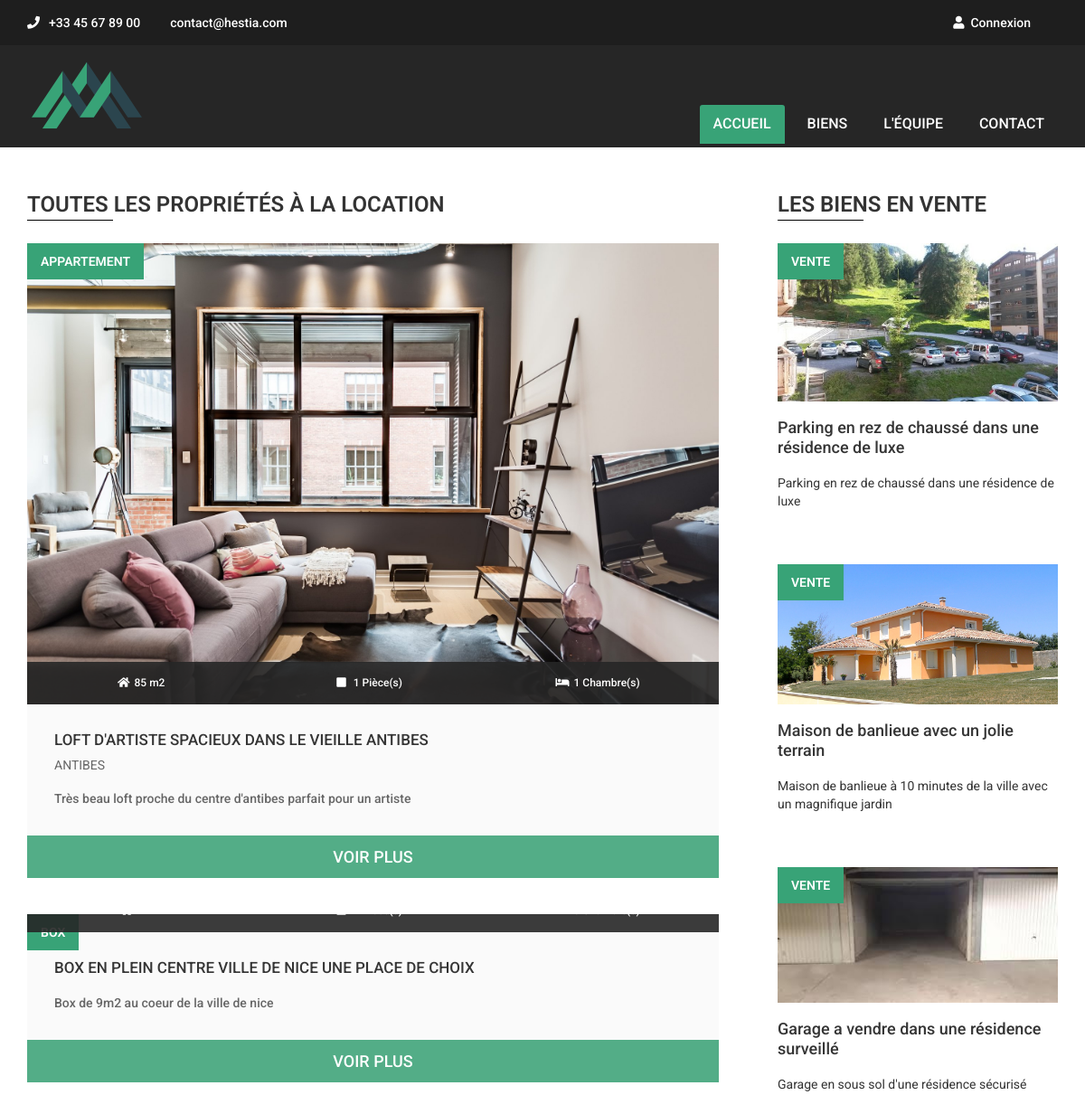
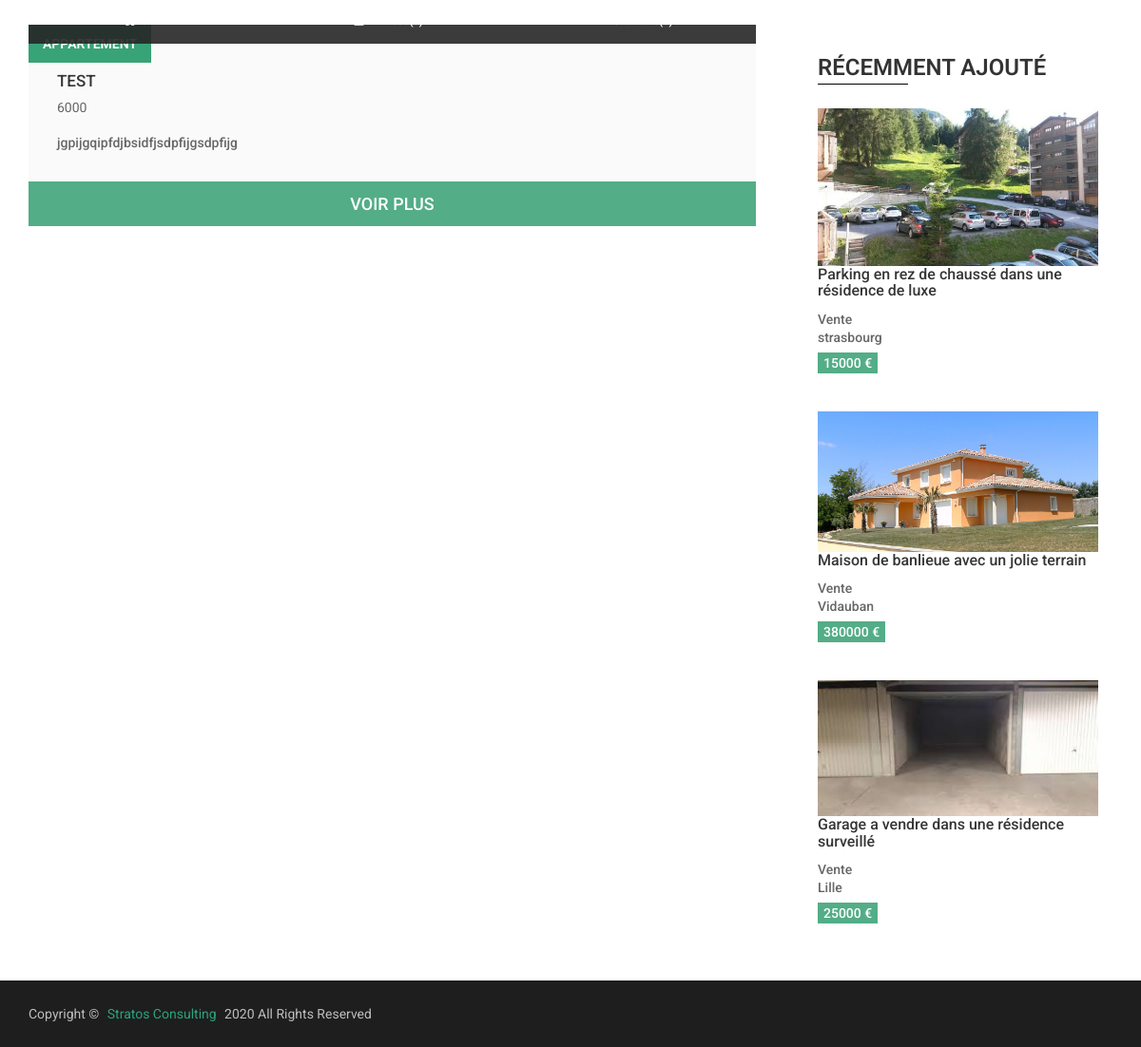
/index.php?route=allPropertiesForRent, run on the app's committed database (2 pictures, top to bottom).
### tables this page shows
CREATE TABLE IF NOT EXISTS `estate` (
  `id` int(11) NOT NULL AUTO_INCREMENT,
  `type_id` int(11) NOT NULL,
  `category_id` int(11) NOT NULL,
  `title` varchar(100) NOT NULL,
  `floor` int(11) NOT NULL,
  `area` int(11) NOT NULL,
  `rooms` int(11) NOT NULL,
  `bedrooms` int(11) NOT NULL,
  `bathrooms` int(11) NOT NULL,
  `convertible_attic` tinyint(4) DEFAULT NULL,
  `outside` varchar(50) NOT NULL,
  `outside_area` int(11) DEFAULT NULL,
  `parking` tinyint(4) NOT NULL,
  `parking_type` varchar(45) DEFAULT NULL,
  `energy_id` int(11) NOT NULL,
  `level_energy_diagnostic` varchar(20) DEFAULT NULL,
  `level_climat_diagnostic` varchar(20) DEFAULT NULL,
  `city` varchar(255) NOT NULL,
  `building_year` int(4) NOT NULL,
  `excerpt` varchar(200) NOT NULL,
  `description` text NOT NULL,
  `picture_url` varchar(255) DEFAULT NULL,
  `charge_price` float DEFAULT NULL,
  `charge_frequency_id` int(11) DEFAULT NULL,
  `price` float NOT NULL,
  `fees` int(11) NOT NULL,
  `available` date DEFAULT NULL,
  `created_at` datetime NOT NULL DEFAULT current_timestamp(),
  `agent_id` int(11) NOT NULL,
  `status` tinyint(4) NOT NULL,
  PRIMARY KEY (`id`),
  KEY `fk_estate_type_idx` (`type_id`),
  KEY `fk_estate_category1_idx` (`category_id`),
  KEY `fk_estate_agent1_idx` (`agent_id`),
  KEY `fk_estate_charge_frequency1_idx` (`charge_frequency_id`),
  KEY `energy_id` (`energy_id`)
);

CREATE TABLE IF NOT EXISTS `type` (
  `id` int(11) NOT NULL AUTO_INCREMENT,
  `type` varchar(45) NOT NULL,
  PRIMARY KEY (`id`),
  UNIQUE KEY `type_UNIQUE` (`type`)
);

CREATE TABLE IF NOT EXISTS `category` (
  `id` int(11) NOT NULL AUTO_INCREMENT,
  `name` varchar(45) NOT NULL,
  PRIMARY KEY (`id`),
  UNIQUE KEY `name_UNIQUE` (`name`)
);

### src/controller/FrontController.php (called while the page is built, shortened)
<?php
class FrontController extends Controller
{
    public function allPropertiesForRent()
    {
        $allPropertiesForRents = $this->estateDAO->allPropertiesRents();
        $latestEstates = $this->estateDAO->latestEstates();
        $estatesForSales = $this->estateDAO->forSaleEstates();
        return $this->view->render('properties_to_rent', [
            'allPropertiesForRents' => $allPropertiesForRents,
            'latestEstates' => $latestEstates,
            'estatesForSales' => $estatesForSales
        ]);
    }
}

### public/index.php (called while the page is built, shortened)
<?php
$router = new \Hestia\config\Router();
$router->run();

### src/controller/Controller.php (called while the page is built, shortened)
<?php
abstract class Controller
{
    public function __construct(){
        $this->estateDAO = new EstateDAO();
    }
}

### src/DAO/EstateDAO.php (called while the page is built, shortened)
<?php
class EstateDAO extends DAO
{
    public function forSaleEstates(){
        $sql = "SELECT e.id as id, e.title as title, e.excerpt as excerpt, e.status as status, e.price as price, e.rooms as rooms, e.bedrooms as bedrooms, e.area as area, e.city as city, c.name as category, t.type as type, a.firstname as firstname, a.lastname as lastname, e.picture_url as picture_url
                FROM estate e
                INNER JOIN category c
                ON e.category_id = c.id
                INNER JOIN type t
                ON e.type_id = t.id
                INNER JOIN agent a
                ON e.agent_id = a.id
                WHERE e.status = '1'
                AND c.id = '21'
                ORDER BY e.id DESC
                LIMIT 3
                ";
        $result = $this->createQuery($sql)->fetchAll();
        return $result;
    }
    public function allPropertiesRents(){
        $sql = "SELECT e.id as id, e.title as title, e.excerpt as excerpt, e.status as status, e.price as price, e.rooms as rooms, e.bedrooms as bedrooms, e.area as area, e.city as city, c.name as category, t.type as type, a.firstname as firstname, a.lastname as lastname, e.picture_url as picture_url
                FROM estate e
                INNER JOIN category c
                ON e.category_id = c.id
                INNER JOIN type t
                ON e.type_id = t.id
                INNER JOIN agent a
                ON e.agent_id = a.id
                WHERE e.status = '1'
                AND c.id = '24'
                ORDER BY e.id DESC
                ";
        $result = $this->createQuery($sql)->fetchAll();
        return $result;
    }
    public function latestEstates(){
        $sql = "SELECT e.id as id, e.title as title, e.excerpt as excerpt, e.status as status, e.price as price, e.rooms as rooms, e.bedrooms as bedrooms, e.area as area, e.city as city, c.name as category, t.type as type, e.picture_url as picture_url
                FROM estate e
                INNER JOIN category c
                ON e.category_id = c.id
                INNER JOIN type t
                ON e.type_id = t.id
                WHERE e.status = '1'
                ORDER BY e.id DESC
                LIMIT 3
                ";
        $result = $this->createQuery($sql)->fetchAll();
        return $result;
    }
}

### src/DAO/DAO.php (called while the page is built, shortened)
<?php
abstract class DAO
{
    private $connection;
    private function checkConnection(){
        if($this->connection === null){
            return $this->getConnection();
        }
        return $this->connection;
    }
    private function getConnection()
    {
        try{
            $this->connection = new PDO(DB_HOST, DB_USER, DB_PASS);
            $this->connection->setAttribute(PDO::ATTR_ERRMODE, PDO::ERRMODE_EXCEPTION);
            return $this->connection;
        }
        catch(Exception $errorConnection)
        {
            die ('Erreur de connection :'.$errorConnection->getMessage());
        }
    }
    protected function createQuery($sql, $parameters = null)
    {
        $result = $this->checkConnection()->query($sql);
        return $result;
    }
}

### templates/properties_to_rent.php (the view, shortened to what this page needs)
<div class="section property-page-content-area property-2-column-area area-pading">
    <div class="container">
        <div class="row">
            <div class="col-md-8 col-sm-12  padding-right-zero">
                <div class="property-page-title">
                    <h2>Toutes les propriétés à la location</h2>
                </div>
                    <?php
                        foreach ($allPropertiesForRents as $allPropertiesForRent)
                        {
                    ?>
                        <div class="column-single-property">
                            <div class="column-property-img-wrap">
                                <div class="column-property-img">
                                    <a href="index.php?route=estate&estateId=<?= ($allPropertiesForRent['id']);?>"><img src="../public/img/upload/<?= ($allPropertiesForRent['picture_url']);?>" alt="<?= ($allPropertiesForRent['picture_url']);?>"></a>
                                </div>
                                <div class="column-property-tag">
                                    <p><?= ($allPropertiesForRent['type']);?></p>
                                </div>
                                <div class="properties-include opicity-bg">
                                    <ul>
                                        <li> <i class="fa fa-home"></i><?= ($allPropertiesForRent['area']);?> m2</li>
                                        <li><i class="fa fa-square"></i> <?= ($allPropertiesForRent['rooms']);?> Pièce(s)</li>
                                        <li><i class="fa fa-bed"></i><?= ($allPropertiesForRent['bedrooms']);?> Chambre(s)</li>
                                    </ul>
                                </div>
                            </div>
                            <div class="column-property-content-wrap">
                                <div class="column-property-content">
                                    <h2><a href="index.php?route=estate&estateId=<?= ($allPropertiesForRent['id']);?>"><?= ($allPropertiesForRent['title']);?></a> </h2>
                                    <h3><?= ($allPropertiesForRent['city']);?></h3>
                                    <p><?= ($allPropertiesForRent['excerpt']);?></p>
                                </div>
                                <div class="column-property-more">
                                    <a href="index.php?route=estate&estateId=<?= ($allPropertiesForRent['id']);?>">Voir Plus</a>
                                </div>
                            </div>
                        </div>
                    <?php
                        }
                    ?>
            </div>
            <div class="col-md-4 col-sm-12 padding-left-65">
                <div class="column-widget">
                    <div class="feature-property-widget">
                        <div class="property-page-title">
                            <h2>Les biens en vente</h2>
                        </div>
                        <?php
                            foreach ($estatesForSales as $estateForSale)
                            {
                        ?>
                        <div class="single-sp-widget">
                            <div class="widget-property-img">
                                <a href="index.php?route=estate&estateId=<?= ($estateForSale['id']);?>"><img src="../public/img/upload/<?= ($estateForSale['picture_url']);?>" alt="<?= ($allPropertiesForRent['title']);?>"></a>
                            </div>
                            <div class="column-property-tag">
                                <p><?= ($estateForSale['category']);?></p>
                            </div>
                            <h3><a href="index.php?route=estate&estateId=<?= ($estateForSale['id']);?>"><?= ($estateForSale['title']);?></a></h3>
                            <p><?= ($estateForSale['excerpt']);?></p>
                        </div>
                        <?php
                            }
                        ?>
                    </div>
                    <div class="recent-property-widget">
                        <div class="property-page-title">
                            <h2>Récemment Ajouté</h2>
                        </div>
                        <?php
                            foreach ($latestEstates as $latestEstate)
                            {
                        ?>
                        <div class="single-property-footer-post right-sidebar">
                            <div class="properties-img pull-left">
                                <a href="index.php?route=estate&estateId=<?= ($latestEstate['id']);?>">
                                    <img src="../public/img/upload/<?= ($latestEstate['picture_url']);?>" alt="<?= ($latestEstate['picture_url']);?>">
                                </a>
                            </div>
                            <div class="properties-content-footer pull-left">
                                <h4><a href="index.php?route=estate&estateId=<?= ($latestEstate['id']);?>"><?= ($latestEstate['title']);?></a></h4>
                                <p><?= ($latestEstate['category']);?>
                                    <br> <?= ($latestEstate['city']);?></p>
                                <div class="property-price">
                                    <p><?= ($latestEstate['price']);?> €</p>
                                </div>
                            </div>
                        </div>
                        <?php
                            }
                        ?>
                    </div>
                </div>
            </div>
        </div>
    </div>
</div>

### public/css/responsive.css (style rules this page uses)
@media (min-width: 1200px) { .column-property-content > h2 { font-size: 17px; margin-bottom: 11.5px; } }

### data on the page
estate: picture_url (picture), type.type "APPARTEMENT", area "85", rooms "1", bedrooms "1", title "LOFT D'ARTISTE SPACIEUX DANS LE VIEILLE ANTIBES", city "ANTIBES", excerpt "Très beau loft proche du centre d'antibes parfait pour un artiste"
estate: type.type "BOX", title "BOX EN PLEIN CENTRE VILLE DE NICE UNE PLACE DE CHOIX", excerpt "Box de 9m2 au coeur de la ville de nice"
estate: type.type "APPARTEMENT", title "TEST", city "6000", excerpt "jgpijgqipfdjbsidfjsdpfijgsdpfijg"
estate: picture_url.title (picture), category.name "VENTE", title "Parking en rez de chaussé dans une résidence de luxe", excerpt "Parking en rez de chaussé dans une résidence de luxe", picture_url (picture), category.name "Vente", city "strasbourg", price "15000"
estate: picture_url.title (picture), category.name "VENTE", title "Maison de banlieue avec un jolie terrain", excerpt "Maison de banlieue à 10 minutes de la ville avec un magnifique jardin", picture_url (picture), category.name "Vente", city "Vidauban", price "380000"
estate: picture_url.title (picture), category.name "VENTE", title "Garage a vendre dans une résidence surveillé", excerpt "Garage en sous sol d'une résidence sécurisé", picture_url (picture), category.name "Vente", city "Lille", price "25000"
